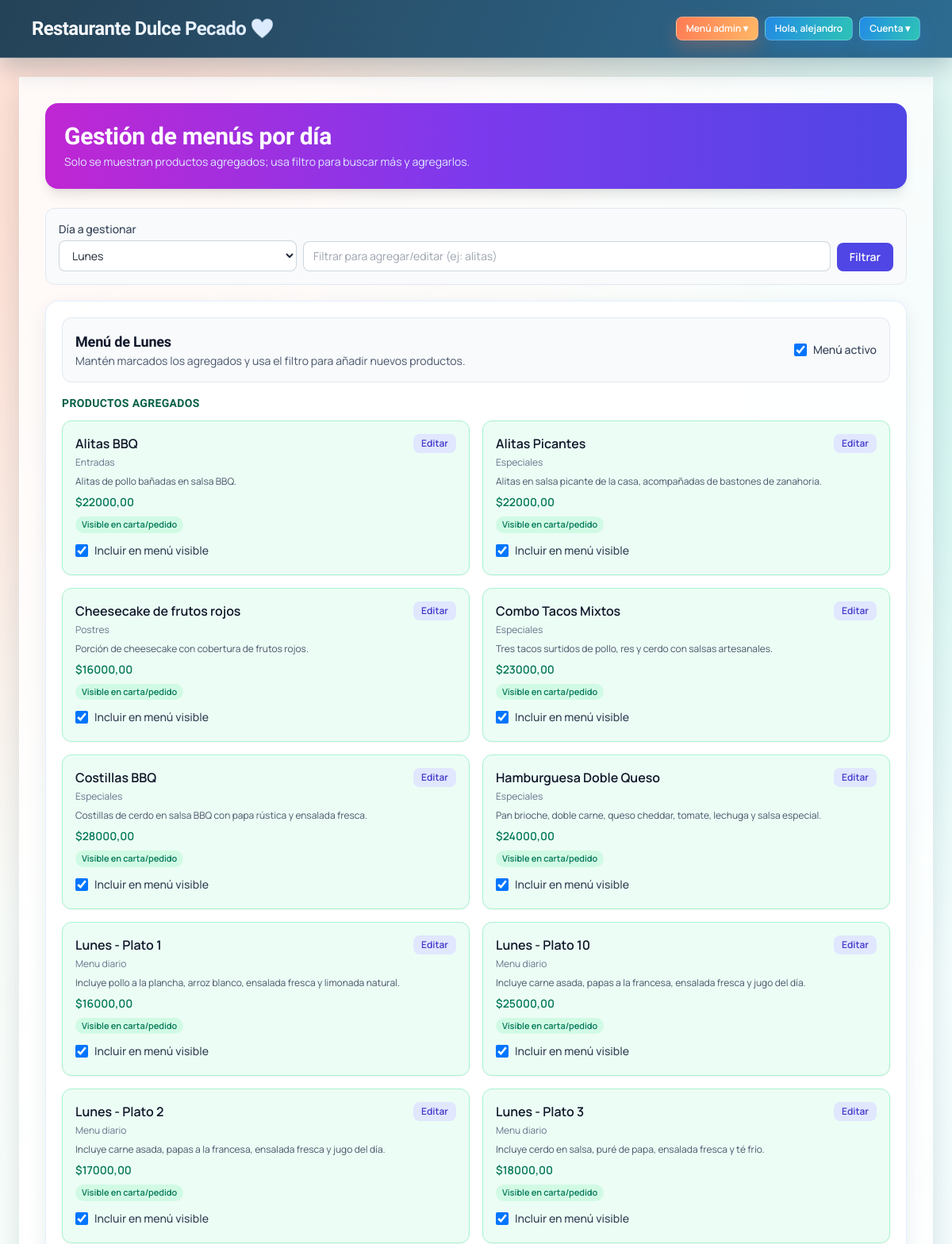
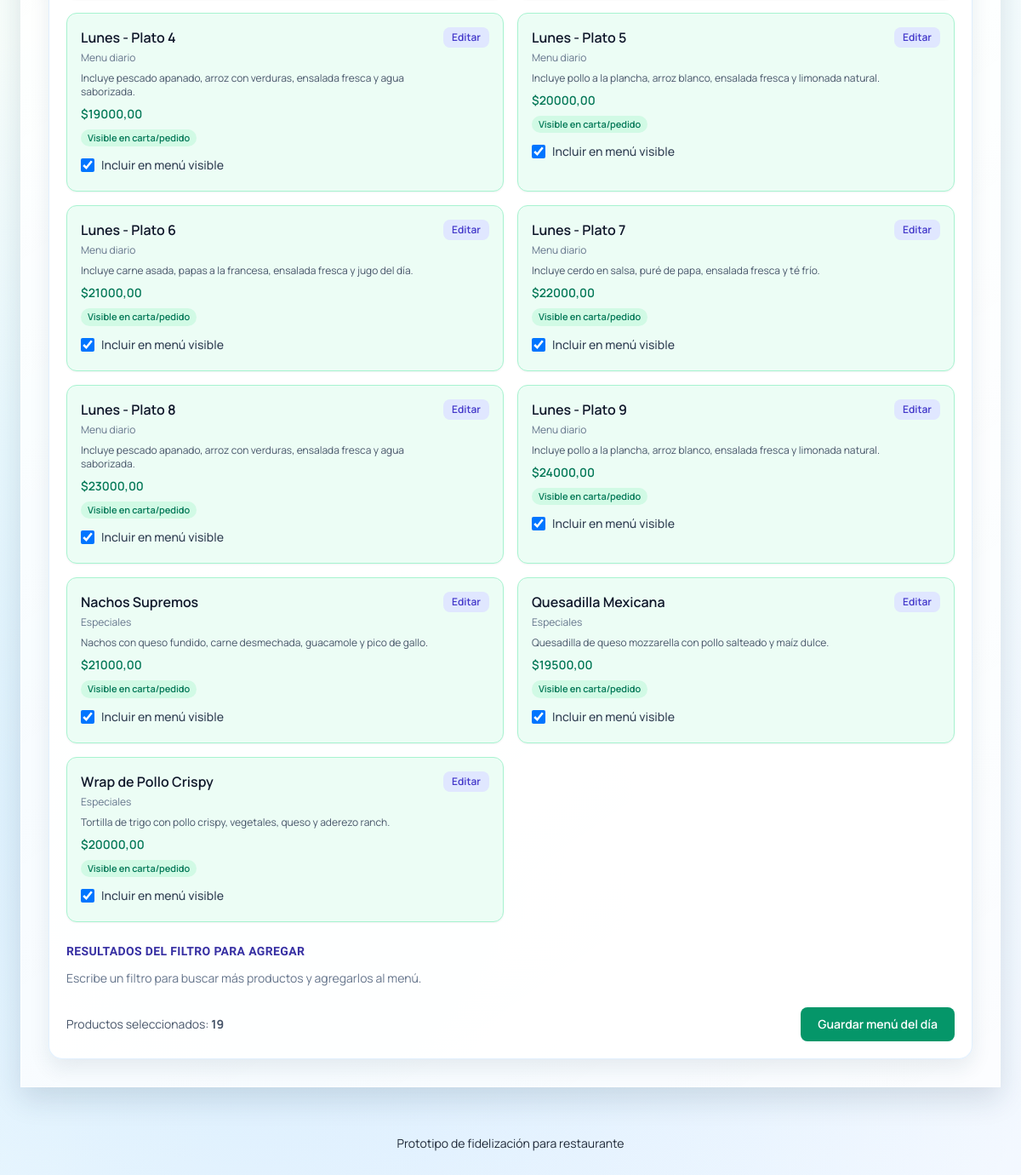
/menus/ (signed in), run on the app's committed database (2 pictures, top to bottom).
### core/models.py (models this page shows, shortened)
class MenuDia(models.Model):
	DIA_SEMANA = (
		('lunes', 'Lunes'),
		('martes', 'Martes'),
		('miercoles', 'Miércoles'),
		('jueves', 'Jueves'),
		('viernes', 'Viernes'),
		('sabado', 'Sábado'),
		('domingo', 'Domingo'),
	)
	dia_semana = models.CharField(max_length=12, choices=DIA_SEMANA, unique=True)  # Día único al que aplica este menú.
	productos = models.ManyToManyField(Producto, related_name='menus_dia', blank=True)  # Productos disponibles para ese día.
	productos_ocultos = models.ManyToManyField(
		Producto,
		related_name='menus_dia_ocultos',
		blank=True,
	)  # Productos agregados al día pero ocultos para la carta/pedido del cliente.
	activa = models.BooleanField(default=True)  # Permite activar/desactivar el menú del día.
	class Meta:
		verbose_name = 'Menú por día'
		verbose_name_plural = 'Menús por día'
		ordering = ['dia_semana']

class Producto(models.Model):
	categoria = models.ForeignKey(  # Relación muchos-a-uno con categoría.
		Categoria,
		on_delete=models.SET_NULL,  # Si borran categoría, producto queda sin categoría.
		null=True,  # Permite NULL en base de datos.
		blank=True,  # Permite vacío en formularios.
		related_name='productos',  # Acceso inverso: categoria.productos.
	)
	nombre = models.CharField(max_length=120)  # Nombre comercial del producto.
	descripcion = models.TextField(blank=True)  # Descripción opcional para cliente.
	precio = models.DecimalField(max_digits=10, decimal_places=2)  # Precio con 2 decimales.
	disponible = models.BooleanField(default=True)  # Controla visibilidad en carta.
	disponible_todos_los_dias = models.BooleanField(default=False)  # Si está activo, aparece en todos los menús diarios.
	class Meta:
		ordering = ['nombre']  # Muestra productos ordenados por nombre.

class Categoria(models.Model):
	nombre = models.CharField(max_length=80, unique=True)  # Nombre único de categoría en la carta.
	class Meta:
		verbose_name = 'Categoría'  # Nombre singular en admin Django.
		verbose_name_plural = 'Categorías'  # Nombre plural en admin Django.
		ordering = ['nombre']  # Orden alfabético por defecto.

### core/views.py (the view, shortened to what this page needs)
# urls.py: path('menus/', views.gestionar_menus, name='gestionar_menus'),  # Gestión de menús por día para staff fuera de admin.
@login_required
def gestionar_menus(request):
	if not request.user.is_staff:
		messages.error(request, 'No tienes permisos para gestionar menús.')
		return redirect('inicio')
	dia = request.GET.get('dia', _dia_actual_slug()).strip().lower() or _dia_actual_slug()
	dias_validos = {clave for clave, _ in DIAS_SEMANA}
	if dia not in dias_validos:
		dia = _dia_actual_slug()
	menu, _ = MenuDia.objects.get_or_create(dia_semana=dia, defaults={'activa': True})
	q = request.GET.get('q', '').strip()
	producto_id = request.GET.get('producto_id', '').strip()
	producto_editar = Producto.objects.filter(id=producto_id).first() if producto_id.isdigit() else None
	producto_form = ProductoMenuForm(instance=producto_editar) if producto_editar else None
	ids_globales = set(Producto.objects.filter(disponible=True, disponible_todos_los_dias=True).values_list('id', flat=True))
	ids_locales = set(menu.productos.values_list('id', flat=True))
	ids_agregados = ids_locales | ids_globales
	productos_agregados = Producto.objects.filter(id__in=ids_agregados).select_related('categoria').order_by('nombre')
	ids_ocultos = set(menu.productos_ocultos.values_list('id', flat=True))
	productos_filtrados = Producto.objects.none()
	seleccionados = ids_agregados.difference(ids_ocultos)
	return render(
		request,
		'core/menus_gestion.html',
		{
			'dia': dia,
			'dias_semana': DIAS_SEMANA,
			'q': q,
			'menu': menu,
			'productos_filtrados': productos_filtrados,
			'productos_seleccionados': seleccionados,
			'productos_ocultos': ids_ocultos,
			'productos_agregados': productos_agregados,
			'producto_editar': producto_editar,
			'producto_form': producto_form,
		},
	)

### core/views.py (called while the page is built)
def _dia_actual_slug():
	return DIAS_SEMANA[timezone.localdate().weekday()][0]

### templates/core/menus_gestion.html (shortened to what this page needs)
{% extends 'core/base.html' %}
{% block contenido %}
<div class="mb-6 rounded-2xl bg-gradient-to-r from-fuchsia-600 via-violet-600 to-indigo-600 p-6 text-white shadow-lg">
    <h2 class="text-3xl font-bold">Gestión de menús por día</h2>
    <p class="mt-1 text-sm text-indigo-100">Solo se muestran productos agregados; usa filtro para buscar más y agregarlos.</p>
</div>
<form method="get" class="mb-5 rounded-xl border border-slate-200 bg-slate-50 p-4">
    <label class="mb-1 block text-sm font-medium text-slate-700">Día a gestionar</label>
    <div class="grid gap-2 md:grid-cols-[minmax(220px,300px)_1fr_auto] md:items-end">
        <select name="dia" class="w-full max-w-sm rounded-lg border border-slate-300 px-3 py-2 text-sm outline-none ring-indigo-500 focus:ring">
            {% for clave, etiqueta in dias_semana %}
                <option value="{{ clave }}" {% if dia == clave %}selected{% endif %}>{{ etiqueta }}</option>
            {% endfor %}
        </select>
        <input type="text" name="q" value="{{ q }}" placeholder="Filtrar para agregar/editar (ej: alitas)" class="w-full rounded-lg border border-slate-300 px-3 py-2 text-sm outline-none ring-indigo-500 focus:ring" />
        <button type="submit" class="rounded-lg bg-indigo-600 px-4 py-2 text-sm font-semibold text-white hover:bg-indigo-500">Filtrar</button>
    </div>
</form>
<form method="post" class="rounded-2xl border border-slate-200 bg-white p-5 shadow-sm">
    <div class="mb-4 flex items-center justify-between rounded-xl border border-slate-200 bg-slate-50 p-4">
        <div>
            <h3 class="text-lg font-semibold text-slate-900">Menú de {{ menu.get_dia_semana_display }}</h3>
            <p class="text-sm text-slate-600">Mantén marcados los agregados y usa el filtro para añadir nuevos productos.</p>
        </div>
        <label class="inline-flex items-center gap-2 text-sm font-medium text-slate-700">
            <input type="checkbox" name="activa" class="h-4 w-4 rounded border-slate-300 text-indigo-600 focus:ring-indigo-500" {% if menu.activa %}checked{% endif %}>
            Menú activo
        </label>
    </div>
    <h4 class="mb-3 text-sm font-semibold uppercase tracking-wide text-emerald-800">Productos agregados</h4>
    <div class="grid gap-4 sm:grid-cols-2 xl:grid-cols-3">
        {% for producto in productos_agregados %}
            <div class="rounded-xl p-4 shadow-sm transition hover:-translate-y-0.5 hover:shadow-md {% if producto.id in productos_ocultos %}border border-slate-200 bg-slate-50{% else %}border border-emerald-200 bg-emerald-50{% endif %}">
                <div class="mb-3 flex items-start justify-between gap-3">
                    <div>
                        <p class="font-semibold text-slate-900">{{ producto.nombre }}</p>
                        <p class="mt-1 text-xs text-slate-500">{{ producto.categoria.nombre|default:'Sin categoría' }}</p>
                        <p class="mt-2 text-xs text-slate-600">{{ producto.descripcion|default:'Sin descripción' }}</p>
                        <p class="mt-2 text-sm font-semibold text-emerald-700">${{ producto.precio }}</p>
                        {% if producto.id in productos_ocultos %}
                            <p class="mt-2 inline-flex rounded-full bg-slate-200 px-2 py-0.5 text-[11px] font-semibold text-slate-700">Oculto en carta/pedido</p>
                        {% else %}
                            <p class="mt-2 inline-flex rounded-full bg-emerald-100 px-2 py-0.5 text-[11px] font-semibold text-emerald-700">Visible en carta/pedido</p>
                        {% endif %}
                    </div>
                    <a href="?dia={{ dia }}{% if q %}&q={{ q|urlencode }}{% endif %}&producto_id={{ producto.id }}" class="rounded-lg bg-indigo-100 px-2.5 py-1 text-xs font-semibold text-indigo-700 hover:bg-indigo-200">Editar</a>
                </div>
                <label class="inline-flex items-center gap-2 text-sm font-medium text-slate-700">
                    <input type="checkbox" name="productos" value="{{ producto.id }}" class="h-4 w-4 rounded border-slate-300 text-indigo-600 focus:ring-indigo-500" {% if producto.id in productos_seleccionados %}checked{% endif %}>
                    Incluir en menú visible
                </label>
            </div>
        {% empty %}
            <p class="text-sm text-slate-500">Aún no hay productos agregados para este día.</p>
        {% endfor %}
    </div>
    <h4 class="mb-3 mt-6 text-sm font-semibold uppercase tracking-wide text-indigo-800">Resultados del filtro para agregar</h4>
    {% if q %}
        <div class="grid gap-4 sm:grid-cols-2 xl:grid-cols-3">
            {% for producto in productos_filtrados %}
                <div class="rounded-xl border border-slate-200 bg-white p-4 shadow-sm transition hover:-translate-y-0.5 hover:shadow-md">
                    <div class="mb-3 flex items-start justify-between gap-3">
                        <div>
                            <p class="font-semibold text-slate-900">{{ producto.nombre }}</p>
                            <p class="mt-1 text-xs text-slate-500">{{ producto.categoria.nombre|default:'Sin categoría' }}</p>
                            <p class="mt-2 text-xs text-slate-600">{{ producto.descripcion|default:'Sin descripción' }}</p>
                            <p class="mt-2 text-sm font-semibold text-emerald-700">${{ producto.precio }}</p>
                        </div>
                        <a href="?dia={{ dia }}&q={{ q|urlencode }}&producto_id={{ producto.id }}" class="rounded-lg bg-indigo-100 px-2.5 py-1 text-xs font-semibold text-indigo-700 hover:bg-indigo-200">Editar</a>
                    </div>
                    <label class="inline-flex items-center gap-2 text-sm font-medium text-slate-700">
                        <input type="checkbox" name="productos" value="{{ producto.id }}" class="h-4 w-4 rounded border-slate-300 text-indigo-600 focus:ring-indigo-500">
                        Incluir en menú
                    </label>
                </div>
            {% empty %}
                <p class="text-sm text-slate-500">No hay coincidencias disponibles para "{{ q }}".</p>
            {% endfor %}
        </div>
    {% else %}
        <p class="text-sm text-slate-500">Escribe un filtro para buscar más productos y agregarlos al menú.</p>
    {% endif %}
    <div class="mt-6 flex items-center justify-between gap-3">
        <span class="text-sm text-slate-600">Productos seleccionados: <strong id="contador-seleccion">0</strong></span>
        <button type="submit" class="rounded-lg bg-emerald-600 px-5 py-2.5 text-sm font-semibold text-white hover:bg-emerald-500">Guardar menú del día</button>
    </div>
</form>
{% endblock %}

### templates/core/base.html (shortened to what this page needs)
<!doctype html>
<html lang="es">
<head>
    {% load static %}
    <script src="https://cdn.tailwindcss.com"></script>
</head>
<body class="app-theme min-h-screen bg-gradient-to-br from-brand-50 via-ocean-50 to-sunset-50 text-slate-800">
<div class="pointer-events-none fixed inset-0 -z-10 overflow-hidden">
    <div class="absolute -left-16 -top-16 h-56 w-56 rounded-full bg-brand-500/20 blur-3xl"></div>
    <div class="absolute -right-20 top-1/3 h-64 w-64 rounded-full bg-ocean-500/20 blur-3xl"></div>
    <div class="absolute bottom-0 left-1/3 h-72 w-72 rounded-full bg-sunset-500/20 blur-3xl"></div>
</div>
<header class="sticky top-0 z-30 border-b border-white/10 bg-brand-900/90 text-white shadow-lg backdrop-blur-xl">
    <div class="mx-auto flex w-full max-w-6xl flex-col gap-4 px-4 py-5 md:flex-row md:items-center md:justify-between">
        <h1 class="bg-gradient-to-r from-white to-blue-100 bg-clip-text text-2xl font-black tracking-tight text-transparent">
            <a href="{% url 'inicio' %}">Restaurante Dulce Pecado 💜</a>
        </h1>
        <nav class="flex flex-wrap items-center gap-2 text-sm">
            {% if user.is_staff %}
                <details class="relative">
                    <summary class="list-none cursor-pointer rounded-lg bg-sunset-500 px-3 py-1.5 text-xs font-semibold text-white shadow-sm transition hover:bg-sunset-600">Menú admin ▾</summary>
                </details>
            {% endif %}
            {% if user.is_authenticated %}
                <span class="rounded-lg bg-ocean-500 px-3 py-1.5 text-xs font-semibold text-white shadow-sm">Hola, {{ user.username }}</span>
                {% if user.is_staff %}
                    <details class="relative">
                        <summary class="list-none cursor-pointer rounded-lg bg-brand-600 px-3 py-1.5 text-xs font-semibold text-white shadow-sm transition hover:bg-brand-500">Cuenta ▾</summary>
                    </details>
                {% endif %}
            {% else %}
                <a class="rounded-lg bg-ocean-500 px-3 py-2 font-medium text-white shadow-sm transition hover:-translate-y-0.5 hover:bg-ocean-600" href="{% url 'login' %}">Iniciar sesión</a>
            {% endif %}
        </nav>
    </div>
</header>
<main class="card-soft mx-auto my-6 w-full max-w-6xl p-5 md:p-8">
    {% block contenido %}{% endblock %}
</main>
<footer class="py-8 text-center text-sm text-brand-700">
    Prototipo de fidelización para restaurante
</footer>
</body>
</html>

### templates/core/base.html (style rules this page uses)
:root { --theme-ink: #1f2937; --theme-deep: #12344c; --theme-coral: #ff7b54; --theme-peach: #ffd7b8; --theme-mint: #2ec4b6; --theme-sky: #5aa9ff; --theme-cream: #fff9f3; --theme-card: rgba(255, 255, 255, 0.88); --theme-border: rgba(255, 255, 255, 0.7); --theme-shadow: 0 14px 32px rgba(18, 52, 76, 0.14); }
body.app-theme { font-family: 'Manrope', system-ui, sans-serif; color: var(--theme-ink); background: radial-gradient(circle at 12% 8%, rgba(255, 123, 84, 0.24), transparent 32%), radial-gradient(circle at 88% 14%, rgba(46, 196, 182, 0.2), transparent 30%), radial-gradient(circle at 25% 86%, rgba(90, 169, 255, 0.2), transparent 36%), linear-gradient(130deg, #fffaf5 0%, #f5fffd 48%, #f3f8ff 100%); background-attachment: fixed; }
h1, h2, h3, h4, h5, h6, .font-black, .font-bold { font-family: 'Sora', 'Manrope', system-ui, sans-serif; letter-spacing: -0.01em; }
body.app-theme header { background: linear-gradient(110deg, rgba(18, 52, 76, 0.92), rgba(30, 95, 137, 0.92)); border-bottom: 1px solid rgba(255, 255, 255, 0.22); box-shadow: 0 12px 30px rgba(18, 52, 76, 0.24); }
body.app-theme main.card-soft { background: linear-gradient(145deg, rgba(255, 255, 255, 0.84), rgba(255, 255, 255, 0.74)); border: 1px solid var(--theme-border); box-shadow: var(--theme-shadow); }
body.app-theme main .rounded-xl.border.bg-white, body.app-theme main .rounded-2xl.border.bg-white, body.app-theme main .rounded-xl.bg-white, body.app-theme main .rounded-2xl.bg-white { background: var(--theme-card); border-color: rgba(90, 169, 255, 0.18); box-shadow: 0 10px 24px rgba(18, 52, 76, 0.09); transition: transform 0.24s ease, box-shadow 0.24s ease, border-color 0.24s ease; }
body.app-theme .bg-blue-600, body.app-theme .bg-ocean-500, body.app-theme .bg-brand-600 { background: linear-gradient(110deg, #228be6, #2ec4b6); border: 1px solid rgba(255, 255, 255, 0.25); box-shadow: 0 10px 20px rgba(34, 139, 230, 0.24); }
body.app-theme .bg-sunset-500, body.app-theme .bg-amber-500 { background: linear-gradient(110deg, #ff7b54, #ffb866); border: 1px solid rgba(255, 255, 255, 0.3); box-shadow: 0 10px 22px rgba(255, 123, 84, 0.26); }
body.app-theme input, body.app-theme select, body.app-theme textarea { border-color: rgba(18, 52, 76, 0.2); background: rgba(255, 255, 255, 0.94); transition: border-color 0.2s ease, box-shadow 0.2s ease, background-color 0.2s ease; }
body.app-theme main > * { animation: fadeSlideIn 0.45s ease both; }
body.app-theme main > *:nth-child(2) { animation-delay: 0.05s; }
body.app-theme main > *:nth-child(3) { animation-delay: 0.1s; }

### data on the page
MenuDia: dia_semana "Lunes", activa "☑"
Producto: nombre "Alitas BBQ", categoria.nombre "Entradas", descripcion "Alitas de pollo bañadas en salsa BBQ.", precio "22000,00", shows "Visible en carta/pedido", productos "☑"
Producto: nombre "Alitas Picantes", categoria.nombre "Especiales", descripcion "Alitas en salsa picante de la casa, acompañadas de bastones de zanahoria.", precio "22000,00", shows "Visible en carta/pedido", productos "☑"
Producto: nombre "Cheesecake de frutos rojos", categoria.nombre "Postres", descripcion "Porción de cheesecake con cobertura de frutos rojos.", precio "16000,00", shows "Visible en carta/pedido", productos "☑"
Producto: nombre "Combo Tacos Mixtos", categoria.nombre "Especiales", descripcion "Tres tacos surtidos de pollo, res y cerdo con salsas artesanales.", precio "23000,00", shows "Visible en carta/pedido", productos "☑"
Producto: nombre "Costillas BBQ", categoria.nombre "Especiales", descripcion "Costillas de cerdo en salsa BBQ con papa rústica y ensalada fresca.", precio "28000,00", shows "Visible en carta/pedido", productos "☑"
Producto: nombre "Hamburguesa Doble Queso", categoria.nombre "Especiales", descripcion "Pan brioche, doble carne, queso cheddar, tomate, lechuga y salsa especial.", precio "24000,00", shows "Visible en carta/pedido", productos "☑"
Producto: nombre "Lunes - Plato 1", categoria.nombre "Menu diario", descripcion "Incluye pollo a la plancha, arroz blanco, ensalada fresca y limonada natural.", precio "16000,00", shows "Visible en carta/pedido", productos "☑"
Producto: nombre "Lunes - Plato 10", categoria.nombre "Menu diario", descripcion "Incluye carne asada, papas a la francesa, ensalada fresca y jugo del día.", precio "25000,00", shows "Visible en carta/pedido", productos "☑"
Producto: nombre "Lunes - Plato 2", categoria.nombre "Menu diario", descripcion "Incluye carne asada, papas a la francesa, ensalada fresca y jugo del día.", precio "17000,00", shows "Visible en carta/pedido", productos "☑"
Producto: nombre "Lunes - Plato 3", categoria.nombre "Menu diario", descripcion "Incluye cerdo en salsa, puré de papa, ensalada fresca y té frío.", precio "18000,00", shows "Visible en carta/pedido", productos "☑"
Producto: nombre "Lunes - Plato 4", categoria.nombre "Menu diario", descripcion "Incluye pescado apanado, arroz con verduras, ensalada fresca y agua saborizada.", precio "19000,00", shows "Visible en carta/pedido", productos "☑"
Producto: nombre "Lunes - Plato 5", categoria.nombre "Menu diario", descripcion "Incluye pollo a la plancha, arroz blanco, ensalada fresca y limonada natural.", precio "20000,00", shows "Visible en carta/pedido", productos "☑"
Producto: nombre "Lunes - Plato 6", categoria.nombre "Menu diario", descripcion "Incluye carne asada, papas a la francesa, ensalada fresca y jugo del día.", precio "21000,00", shows "Visible en carta/pedido", productos "☑"
Producto: nombre "Lunes - Plato 7", categoria.nombre "Menu diario", descripcion "Incluye cerdo en salsa, puré de papa, ensalada fresca y té frío.", precio "22000,00", shows "Visible en carta/pedido", productos "☑"
Producto: nombre "Lunes - Plato 8", categoria.nombre "Menu diario", descripcion "Incluye pescado apanado, arroz con verduras, ensalada fresca y agua saborizada.", precio "23000,00", shows "Visible en carta/pedido", productos "☑"
Producto: nombre "Lunes - Plato 9", categoria.nombre "Menu diario", descripcion "Incluye pollo a la plancha, arroz blanco, ensalada fresca y limonada natural.", precio "24000,00", shows "Visible en carta/pedido", productos "☑"
Producto: nombre "Nachos Supremos", categoria.nombre "Especiales", descripcion "Nachos con queso fundido, carne desmechada, guacamole y pico de gallo.", precio "21000,00", shows "Visible en carta/pedido", productos "☑"
Producto: nombre "Quesadilla Mexicana", categoria.nombre "Especiales", descripcion "Quesadilla de queso mozzarella con pollo salteado y maíz dulce.", precio "19500,00", shows "Visible en carta/pedido", productos "☑"
Producto: nombre "Wrap de Pollo Crispy", categoria.nombre "Especiales", descripcion "Tortilla de trigo con pollo crispy, vegetales, queso y aderezo ranch.", precio "20000,00", shows "Visible en carta/pedido", productos "☑"

### other printed values
{{ user.username }} "alejandro"
form field dia "Lunes"
